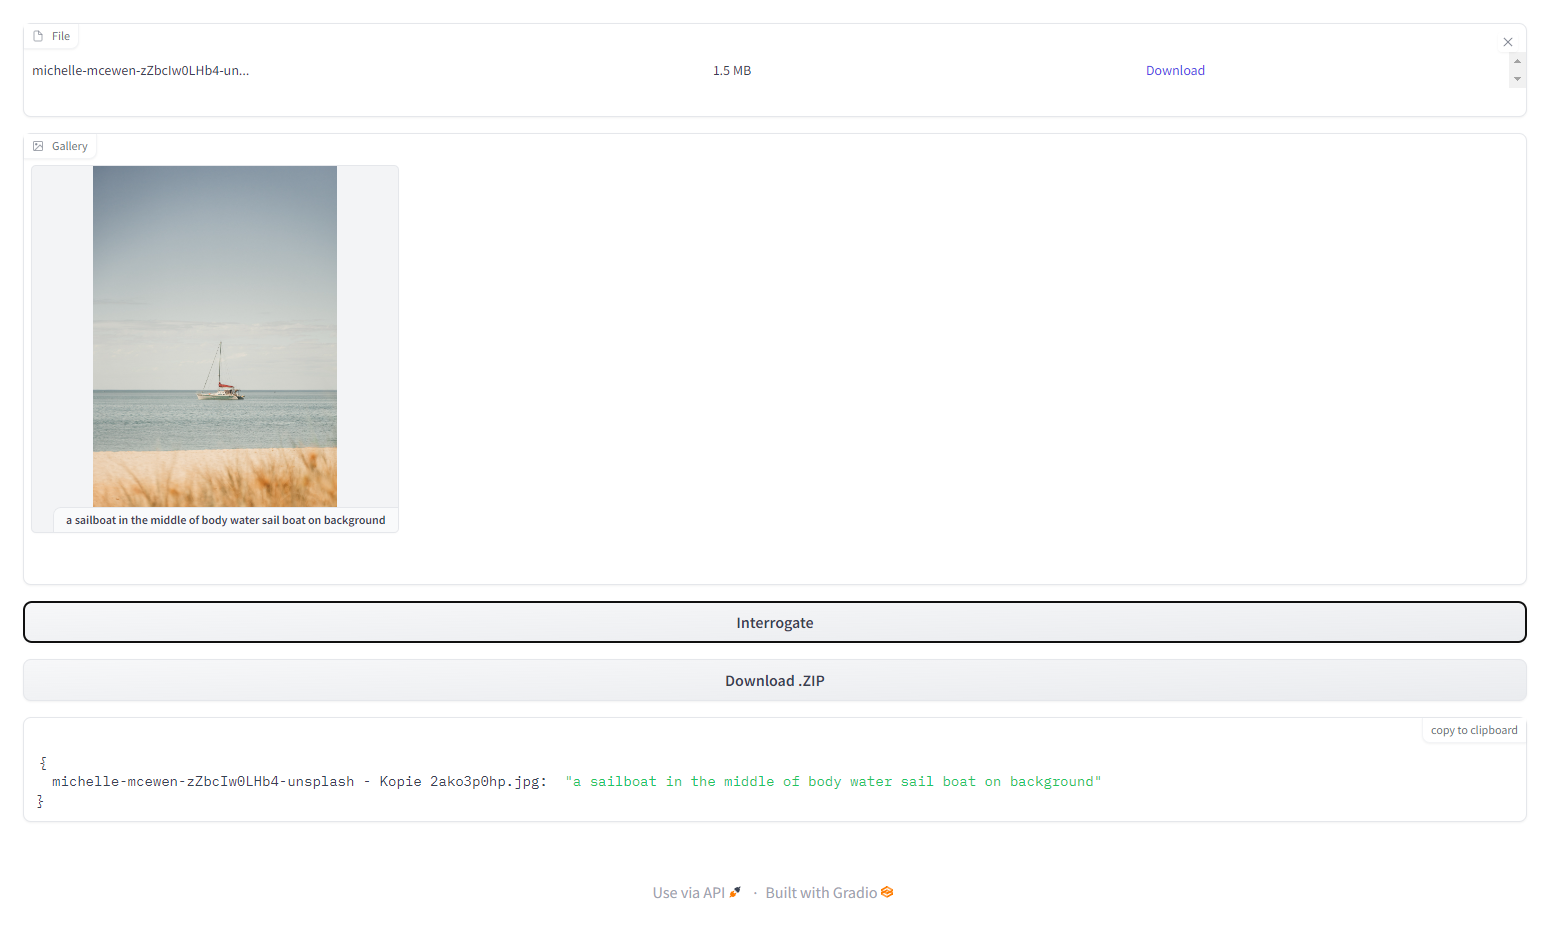

Reproduce this figure in Python.
import re
import subprocess
import tempfile
from tempfile import _TemporaryFileWrapper
from typing import Tuple, Union
from PIL import Image
import json
import gradio as gr
import os
import zipfile


VERSION = "0.1"
REGEXP_BASIC_JSON_PARSER = re.compile(r"\[.*\]", re.MULTILINE)


def get_temporary_filename():
    filename: Union[str, None] = None
    with tempfile.TemporaryFile() as tmp:
        filename = os.path.basename(tmp.name)
    return filename


def parse_images(images: list[_TemporaryFileWrapper]):
    if not images or len(images) == 0: return []
    return [image.name if image else "" for image in images]


# TODO: Make this more secure.
def upload_to_folder(images: list[_TemporaryFileWrapper]):
    input_folder = os.path.join(".", "inputs")

    if not os.path.exists(input_folder):
        os.mkdir(input_folder)

    file_paths = []

    for image in images:
        temp_name = get_temporary_filename()
        image_extension = os.path.basename(image.name).split('.')[1] or "jpg"
        image_path = os.path.join(
            input_folder, "{}.{}".format(temp_name, image_extension))
        file_paths = file_paths + [image_path]
        print(image_path)
        with Image.open(image.file) as image_file:
            image_file.save(image_path)

    return file_paths


# TODO: Write Unit Tests...
def parse_jsons(stdout: str):
    lines = stdout.splitlines()
    json_match = list(filter(lambda line: not line == None, map(lambda line: re.match(REGEXP_BASIC_JSON_PARSER,line), lines)))[0]
    json_str = json_match.group(0) if json_match else "[]"
    return json.loads(json_str)


def download_zip(image_tuples: list[Tuple[_TemporaryFileWrapper, str, int, str]]):
    downloads_path = os.path.join(".", "downloads")
    if not os.path.exists(downloads_path):
        os.mkdir(downloads_path)

    # TODO: Write better duplicate handling.
    # TODO: Create datetime or some other UID or the temp file gets accidently delete on next download button click.?
    file_path = os.path.join(downloads_path, "temp.zip")
    with zipfile.ZipFile(file_path, 'w') as zip:
        for image_pair in image_tuples:
            zip.write(image_pair[0].name, os.path.join("images", str(image_pair[2]) + "-" + image_pair[1] + image_pair[3]))

    return {
        zip_file: gr.update(value=file_path, visible=True)
    }


with gr.Blocks() as app:
    files = gr.Files(file_types=["image"])
    gallery = gr.Gallery().style(grid=4)
    files.change(fn=parse_images, inputs=[files], outputs=[gallery])
    button_interrogate = gr.Button("Interrogate")
    button_download_zip = gr.Button("Download .ZIP", visible=False)
    zip_file = gr.File(visible=False)
    captions_json = gr.JSON()
    caption_state = gr.State(value=None)  # type: ignore

    def interrogate_images(images: list[_TemporaryFileWrapper]):
        output_images = []
        output_json = []
        caption_state_value = []

        uploaded_file_paths = upload_to_folder(images)
        parsed_stdout = interrogate_uploaded_images(uploaded_file_paths)
        parsed_jsons = parse_jsons(parsed_stdout) # TODO: Simplify and optimized code

        for json_item in parsed_jsons:
            image = images[int(json_item["index"]) - 1]  # type: ignore
            caption = json_item["caption"]  # type: ignore
            index = json_item["index"]  # type: ignore
            filetype = json_item["filetype"]  # type: ignore

            output_images.append((
                image.name,
                caption
            ))

            caption_state_value.append((
                image,
                caption,
                index,
                filetype
            ))

        output_json = map(lambda output_image: (os.path.basename(
            output_image[0]), output_image[1]), output_images)

        [os.remove(uploaded_file_path) for uploaded_file_path in uploaded_file_paths]

        return {
            gallery: output_images,
            captions_json: output_json,
            button_download_zip: gr.update(visible=True),
            caption_state: caption_state_value
        }

    def interrogate_uploaded_images(file_paths: list[str]):
        command = "python main.py interrogate {}".format(" ".join(file_paths))
        result = subprocess.run(
            command, shell=True, stdout=subprocess.PIPE, universal_newlines=True)
        return result.stdout

    button_interrogate.click(fn=interrogate_images, inputs=[
        files], outputs=[gallery, captions_json, button_download_zip, caption_state])

    button_download_zip.click(fn=download_zip, inputs=[
                              caption_state], outputs=[zip_file])


app.launch()
